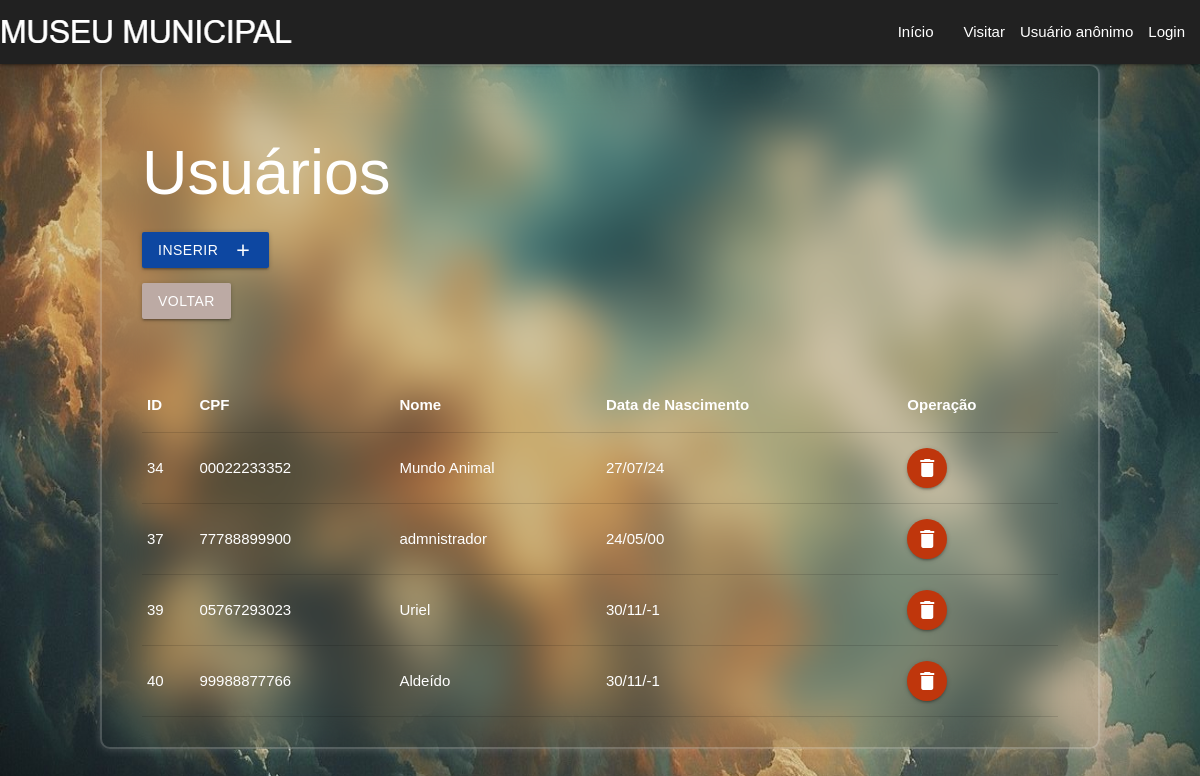
Page /crud_users.php on the committed database.
### tables this page shows
CREATE TABLE IF NOT EXISTS `usuario` (
  `id_usuario` int NOT NULL AUTO_INCREMENT,
  `nome` varchar(255) NOT NULL,
  `senha` varchar(255) NOT NULL,
  `data_nasc` date NOT NULL,
  `cpf` varchar(11) NOT NULL,
  `status` int NOT NULL,
  `foto_perfil` varchar(255) NOT NULL,
  `email` varchar(255) NOT NULL,
  PRIMARY KEY (`id_usuario`),
  UNIQUE KEY `email` (`email`)
);

### crud_users.php (the view, shortened to what this page needs)
<!DOCTYPE html>
<html>
<head>
    <link type="text/css" rel="stylesheet" href="css/materialize.min.css" media="screen,projection" />
    <link rel="stylesheet" href="css/styles.css">
</head>
<body>
    <?php include_once("header.php") ?>
    <?php include_once("conecta.php");
    $conexao = conectar(); ?>
    <main class="container wrappercont">
        <h1>Usuários</h1>
        <a href="form_cad_user.php" class="#0d47a1 blue darken-4 waves-effect waves-light btn"><i class="material-icons right">add</i>Inserir</a>
        <div class="col s2">
            <p> <a href="adm_form_museu.php" class="btn waves-effect waves-light brown  lighten-3">Voltar</a> </p>
        </div>
        <br> <br>
        <table>
            <thead>
                <tr>
                    <th>ID</th>
                    <th>CPF</th>
                    <th>Nome</th>
                    <th>Data de Nascimento</th>
                    <th>Operação</th>
                </tr>
            </thead>
            <tbody>
                <?php $sql = "SELECT * FROM usuario";
                $resultado = mysqli_query($conexao, $sql);
                while ($linha = mysqli_fetch_assoc($resultado)) { ?>
                    <tr>
                        <td> <?php echo $linha['id_usuario'] ?> </td>
                        <td> <?php echo $linha['cpf'] ?> </td>
                        <td> <?php echo $linha['nome'] ?> </td>
                        <td> <?php $dataNasc = date('d/m/y', strtotime($linha['data_nasc']));
                                echo $dataNasc; ?> </td>
                        <td><a href="#modal<?php echo $linha['id_usuario']; ?>" class="btn-floating btn-medium waves-effect waves-light #bf360c deep-orange darken-4 modal-trigger"><i class="material-icons">delete</i></a> </td>
                    </tr>
                <?php
                }
                ?>
            </tbody>
        </table>
    </main>
</body>
</html>

### css/styles.css (style rules this page uses)
* { box-sizing: border-box; }
body { margin: 0; font-family: sans-serif; background: url('imagens/index1.jpg') no-repeat; background-size: 100% 100%; height: 100vh; background-attachment: fixed; }
.wrappercont { width: 1000px; background: transparent; border: 2px solid rgba(255, 255, 255, .2); backdrop-filter: blur(20px); box-shadow: 0 0 10px rgba(255, 255, 255, .2); color: #fff; border-radius: 10px; padding: 30px 40px; }

### rows in the picture
usuario: id_usuario "34", cpf "00022233352", nome "Mundo Animal", data_nasc "27/07/24"
usuario: id_usuario "37", cpf "77788899900", nome "admnistrador", data_nasc "24/05/00"
usuario: id_usuario "39", cpf "05767293023", nome "Uriel", data_nasc "30/11/-1"
usuario: id_usuario "40", cpf "99988877766", nome "Aldeído", data_nasc "30/11/-1"
